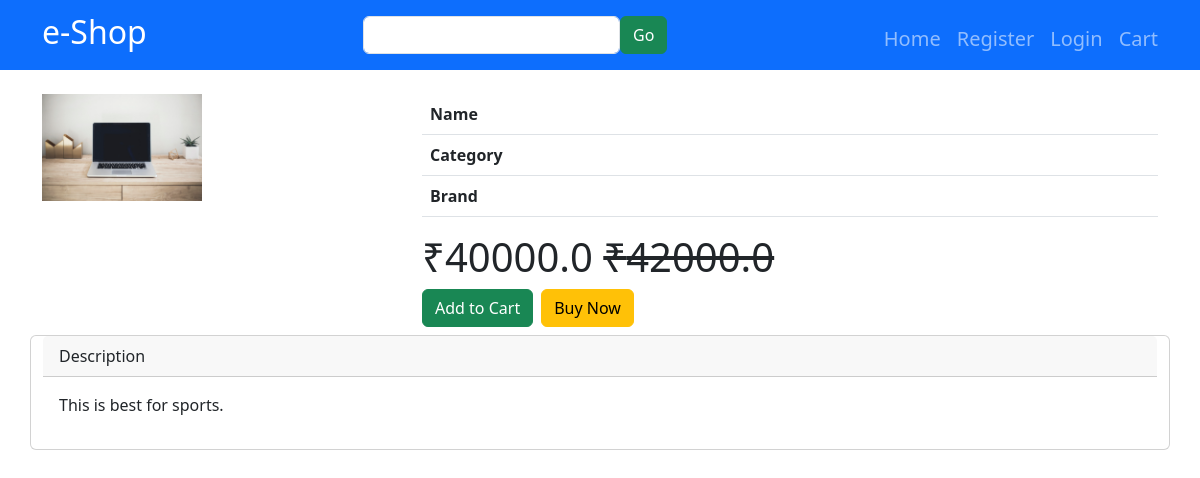
/product/lanavo/, run on the app's committed database.
### shop/models.py (models this page shows, shortened)
class Product(models.Model):
    name=models.CharField(max_length=200)
    category=models.ForeignKey(Category, on_delete=models.CASCADE)
    description=models.TextField()
    image=models.ImageField()
    price=models.FloatField()
    slug=models.SlugField( null=True,blank=True)
    discount_price=models.FloatField(null=True,blank=True)
    brand=models.CharField(max_length=200)

### shop/views.py (the view)
# urls.py: path('product/<slug>/',singleView,name="singleView"),
def singleView(r,slug):
    categoryData=Category.objects.all()
    data={}
    data['category']=categoryData
    data['product']=Product.objects.get(slug=slug)
    return render(r,"singleView.html",data)

### templates/singleView.html
{% extends "base.html" %}
{% block content %}
    <div class="container mt-4">
        <div class="col-12">
            <div class="row">
                <div class="col-4">
                    <img src="{{product.image.url}}" style="width:45%" alt="">
                </div>
                <div class="col-8">
                        <table class="table">
                            <tr>
                                <th>Name</th>
                                <td>{{proudtct.name}}</td>
                            </tr>
                            <tr>
                                <th>Category</th>
                                <td>{{proudtct.category}}</td>
                            </tr>
                            <tr>
                                <th>Brand</th>
                                <td>{{proudtct.brand}}</td>
                            </tr>
                        </table>
                        {% if product.discount_price %}
                        <h1>₹{{product.discount_price}} <del>₹{{product.price}}</del></h1>
                        {% else %}
                        <h1>₹{{product.price}}</h1>
                        {% endif %}
                        <div class="d-flex gap-2 mb-2">
                            <a href="" class="btn btn-success">Add to Cart</a>
                            <a href="" class="btn btn-warning">Buy Now</a>
                        </div>
                </div>
            </div>
            <div class="row">
                <div class="card">
                    <div class="card-header">Description</div>
                    <div class="card-body">
                        <p>{{product.description}}</p>
                    </div>
                </div>
            </div>
        </div>
    </div>
{% endblock content %}

### templates/base.html (style rules this page uses)
label,.btn { display: block; }

### data on the page
Product: image (picture), discount_price "40000.0", price "42000.0", description "This is best for sports."
